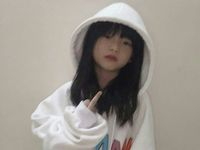
#> input picture Pertemuan 9/EEDAN.jpg, 200 x 150 px
$ python Edge-Based.py
#> lines starting #> are read from the running program, lines starting #| are printed output that depends on the picture; after the words box and inside, x2 and y2 are one past the last pixel; in counts of white or black regions, pixels touching at a corner belong together
import cv2

# Baca citra grayscale
image = cv2.imread('EEDAN.jpg', cv2.IMREAD_GRAYSCALE)
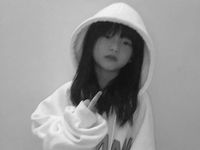
#> image: shape (150, 200); min 2, max 249, mean 150.1

resize = cv2.resize(image, (500, 500))
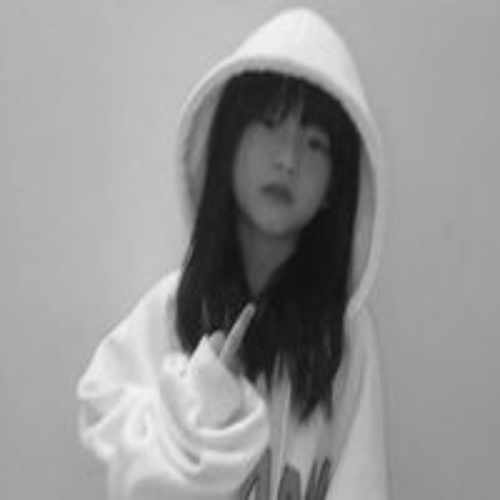
#> resize: shape (500, 500); min 9, max 248, mean 150

# Deteksi tepi menggunakan Canny
edges = cv2.Canny(resize, 70, 120)
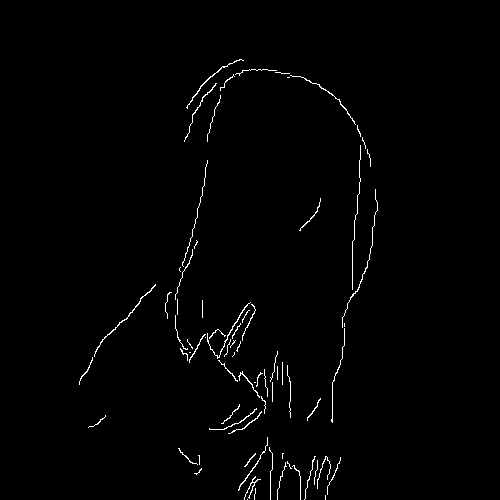
#> edges: shape (500, 500); 1.1% white in thin lines or dots, all inside (x1, y1, x2, y2) = (79, 59, 378, 500)

# Tampilkan hasil
cv2.imshow('Edges Detected', edges)
cv2.waitKey(0)
cv2.destroyAllWindows()
